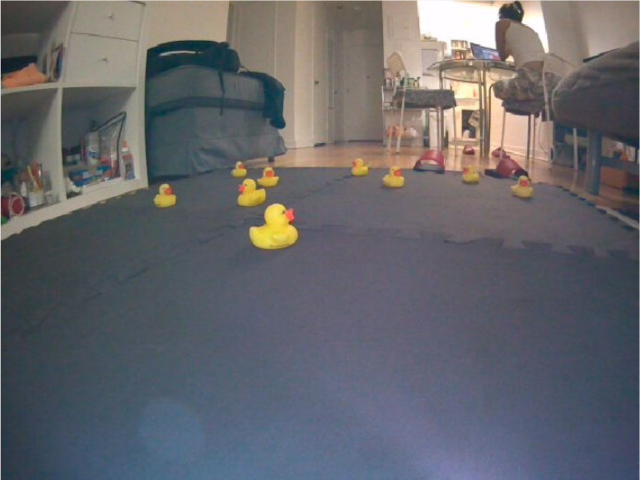
#> input picture braitenberg/samples/big-duck/ducks/duck1.png, 640 x 480 px
$ python -i visual_servoing_activity.py   (imports and definitions only)   (older library calls are emulated)
#> lines starting #> are read from the running program, lines starting #| are printed output that depends on the picture; after the words box and inside, x2 and y2 are one past the last pixel; in counts of white or black regions, pixels touching at a corner belong together
#> further down, picture is the input picture: shape (480, 640, 3); mean B, G, R 107, 101.6, 101.2
#!/usr/bin/env python
# coding: utf-8

# In[24]:


# The function written in this cell will actually be ran on your robot (sim or real).
# Put together the steps above and write your DeltaPhi function!
# DO NOT CHANGE THE NAME OF THIS FUNCTION, INPUTS OR OUTPUTS, OR THINGS WILL BREAK

import cv2
import numpy as np


def get_steer_matrix_left_lane_markings(shape):
    """
        Args:
            shape: The shape of the steer matrix (tuple of ints)
        Return:
            steer_matrix_left_lane: The steering (angular rate) matrix for Braitenberg-like control
                                    using the masked left lane markings (numpy.ndarray)
    """
    h, w = shape
    w_half = w // 2
    steer_matrix_left_lane = np.zeros(shape=shape, dtype="float32")
    ### Simulation ###
    # steer_matrix_left_lane[int(h * 5 / 8):, :w_half] = -0.0225
    ### Real robot ###
    steer_matrix_left_lane[int(h * 5 / 8):, :w_half] = -0.01

    return steer_matrix_left_lane


# In[25]:


# The function written in this cell will actually be ran on your robot (sim or real).
# Put together the steps above and write your DeltaPhi function!
# DO NOT CHANGE THE NAME OF THIS FUNCTION, INPUTS OR OUTPUTS, OR THINGS WILL BREAK


def get_steer_matrix_right_lane_markings(shape):
    """
        Args:
            shape: The shape of the steer matrix (tuple of ints)
        Return:
            steer_matrix_right_lane: The steering (angular rate) matrix for Braitenberg-like control
                                     using the masked right lane markings (numpy.ndarray)
    """
    h, w = shape
    w_half = w // 2
    steer_matrix_right_lane = np.zeros(shape=shape, dtype="float32")
    ### Simulation ###
    # steer_matrix_right_lane[int(h * 5 / 8):, w_half:] = 0.01
    ### Real robot ###
    steer_matrix_right_lane[int(h * 5 / 8):, w_half:] = 0.01

    return steer_matrix_right_lane


# In[26]:


# The function written in this cell will actually be ran on your robot (sim or real).
# Put together the steps above and write your DeltaPhi function!
# DO NOT CHANGE THE NAME OF THIS FUNCTION, INPUTS OR OUTPUTS, OR THINGS WILL BREAK

import cv2
import numpy as np


def detect_lane_markings(image):
    """
        Args:
            image: An image from the robot's camera in the BGR color space (numpy.ndarray)
        Return:
            left_masked_img:   Masked image for the dashed-yellow line (numpy.ndarray)
            right_masked_img:  Masked image for the solid-white line (numpy.ndarray)
    """

    h, w, _ = image.shape
#> h = 480; w = 640

    ####### Transforming image #######
    # OpenCV uses BGR by default, whereas matplotlib uses RGB, so we generate an RGB version for the sake of visualization
    imgrgb = cv2.cvtColor(image, cv2.COLOR_BGR2RGB)

    # Convert the image to HSV for any color-based filtering
    imghsv = cv2.cvtColor(image, cv2.COLOR_BGR2HSV)
#> imghsv: shape (480, 640, 3); mean H, S, V 86, 54, 116.3

    # Most of our operations will be performed on the grayscale version
    img = cv2.cvtColor(image, cv2.COLOR_BGR2GRAY)

    ####### Blurring and gradient #######
    sigma = 2.5

    # Smooth the image using a Gaussian kernel
    img_gaussian_filter = cv2.GaussianBlur(img,(0,0), sigma)
        # Convolve the image with the Sobel operator (filter) to compute the numerical derivatives in the x and y directions
    sobelx = cv2.Sobel(img_gaussian_filter,cv2.CV_64F,1,0)
    sobely = cv2.Sobel(img_gaussian_filter,cv2.CV_64F,0,1)
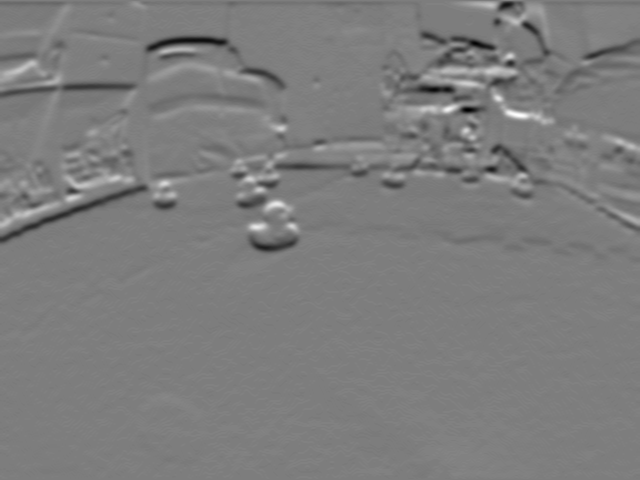
#> sobely: shape (480, 640) float64; min -164, max 168, mean -0.8; drawn with min black and max white

    # Compute the magnitude of the gradients
    Gmag = np.sqrt(sobelx*sobelx + sobely*sobely)

    # Compute the orientation of the gradients
    Gdir = cv2.phase(np.array(sobelx, np.float32), np.array(sobely, dtype=np.float32), angleInDegrees=True)
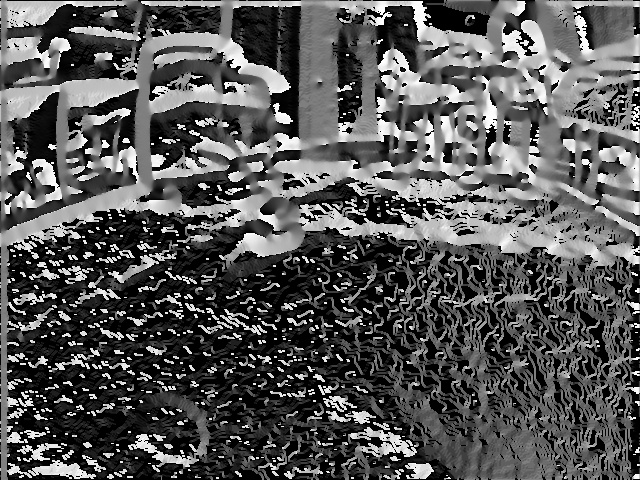
#> Gdir: shape (480, 640) float32; min 0, max 359.6, mean 123.1; drawn with min black and max white

    ####### Thresholding magnitude of gradient #######
    threshold = 50
    mask_mag = (Gmag > threshold)
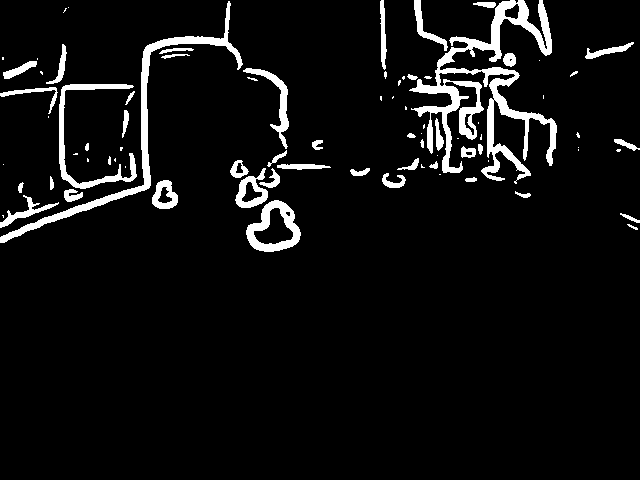
#> mask_mag: shape (480, 640) bool; 6.2% white; 82 white regions (35 under 20 px), largest, box (x1, y1, x2, y2) and area: (409, 0, 557, 184) 6749, (0, 1, 243, 243) 2883, (59, 84, 137, 189) 1378

    ####### Filtering white and yellow #####
    ### Real robot ###
    white_lower_hsv = np.array([0, 0, 80])  # np.array([0, 0, 120])
    white_upper_hsv = np.array([180, 75, 255]) # np.array([180, 50, 255])
    yellow_lower_hsv = np.array([12, 80, 100])
    yellow_upper_hsv = np.array([37, 255, 255])
    # [5 lines of commented-out code are left out]

    mask_white = cv2.inRange(imghsv, white_lower_hsv, white_upper_hsv)
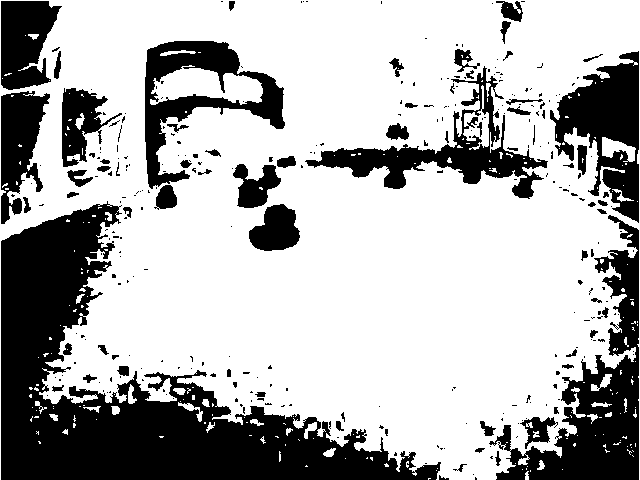
#> mask_white: shape (480, 640); 69.3% white; 311 black regions (240 under 20 px), largest, box (x1, y1, x2, y2) and area: (1, 201, 441, 480) 41896, (489, 215, 639, 480) 12543, (550, 51, 639, 223) 7479
    mask_yellow = cv2.inRange(imghsv, yellow_lower_hsv, yellow_upper_hsv)
#> mask_yellow: shape (480, 640); 2.2% white; 114 white regions (81 under 20 px), largest, box (x1, y1, x2, y2) and area: (249, 204, 300, 251) 1525, (322, 146, 411, 189) 1131, (233, 164, 281, 208) 1063

    ####### Edge based masking #######
    mask_left = np.ones(sobelx.shape)
    mask_left[:,int(np.floor(w/2)):w + 1] = 0
    mask_right = np.ones(sobelx.shape)
    mask_right[:,0:int(np.floor(w/2))] = 0

    ####### Masking gradient #######
    mask_sobelx_pos = (sobelx > 0)
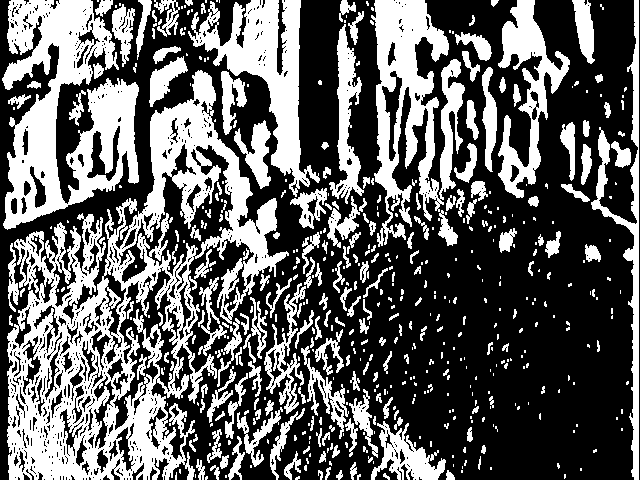
#> mask_sobelx_pos: shape (480, 640) bool; 38.1% white; 508 white regions (302 under 20 px), largest, box (x1, y1, x2, y2) and area: (7, 70, 289, 480) 37850, (2, 0, 139, 230) 16175, (371, 0, 465, 247) 10648
    mask_sobelx_neg = (sobelx < 0)
#> mask_sobelx_neg: shape (480, 640) bool; 33.4% white; 549 white regions (346 under 20 px), largest, box (x1, y1, x2, y2) and area: (412, 0, 638, 480) 54618, (1, 16, 284, 480) 13832, (299, 0, 343, 176) 6412
    mask_sobely_pos = (sobely > 0)
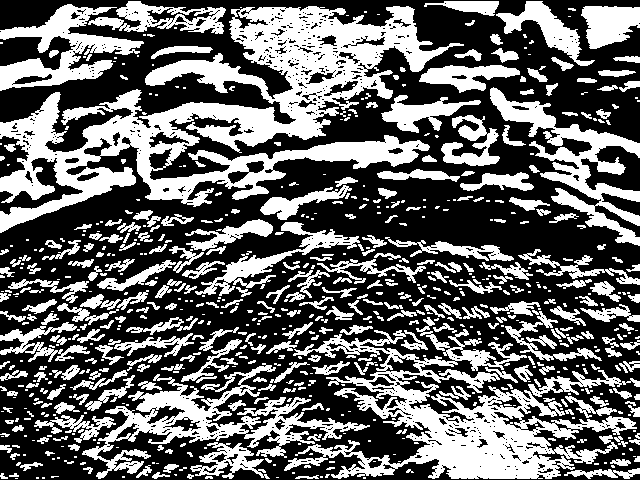
#> mask_sobely_pos: shape (480, 640) bool; 39.8% white; 684 white regions (349 under 20 px), largest, box (x1, y1, x2, y2) and area: (0, 6, 464, 233) 33589, (284, 317, 637, 479) 17531, (82, 363, 370, 479) 7533
    mask_sobely_neg = (sobely < 0)
#> mask_sobely_neg: shape (480, 640) bool; 29.9% white; 847 white regions (503 under 20 px), largest, box (x1, y1, x2, y2) and area: (0, 1, 640, 270) 51967, (138, 73, 271, 115) 2405, (0, 1, 127, 28) 1621

    ####### Final edge masking #######
    mask_left_edge = mask_left * mask_mag * mask_sobelx_neg * mask_sobely_neg * mask_yellow
#> mask_left_edge: shape (480, 640) float64; 0.19% white; 15 white regions (10 under 20 px), largest, box (x1, y1, x2, y2) and area: (267, 233, 300, 251) 245, (246, 194, 268, 208) 152, (266, 179, 280, 188) 67, (165, 199, 176, 207) 60, (240, 172, 248, 176) 24
    mask_right_edge = mask_right * mask_mag * mask_sobelx_pos * mask_sobely_neg * mask_white
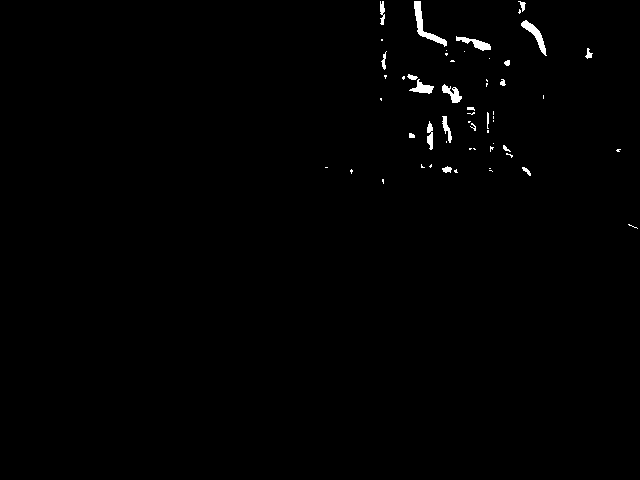
#> mask_right_edge: shape (480, 640) float64; 0.7% white; 56 white regions (35 under 20 px), largest, box (x1, y1, x2, y2) and area: (414, 1, 447, 47) 363, (521, 20, 547, 56) 265, (456, 36, 491, 51) 206

    return (mask_left_edge, mask_right_edge)

>>> import cv2
>>> picture = cv2.imread('../../../../../braitenberg/samples/big-duck/ducks/duck1.png')
>>> result = detect_lane_markings(picture)

$ run again, on braitenberg/samples/big-duck/ducks/duck3.png
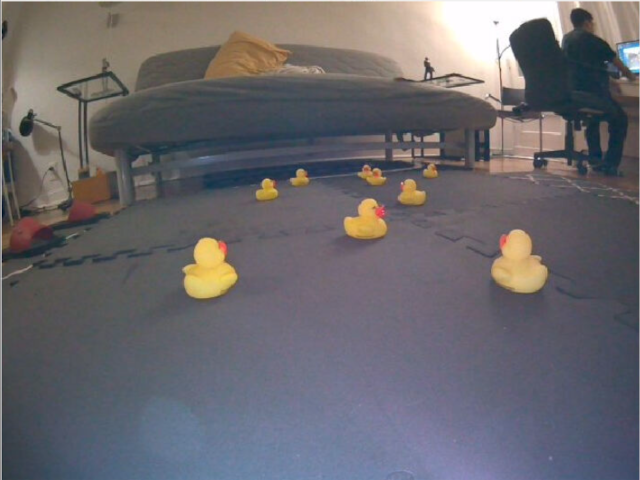
#> input picture braitenberg/samples/big-duck/ducks/duck3.png, 640 x 480 px
#> picture is the input picture: shape (480, 640, 3); mean B, G, R 109.1, 104, 106.5
#> imghsv: shape (480, 640, 3); mean H, S, V 90.6, 48, 118.7
#> in detect_lane_markings, `mask_mag = (Gmag > threshold)`:
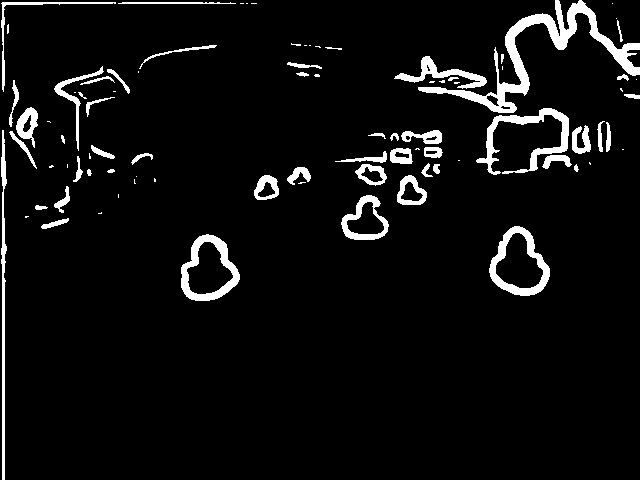
#> mask_mag: shape (480, 640) bool; 5.8% white; 87 white regions (35 under 20 px), largest, box (x1, y1, x2, y2) and area: (418, 0, 640, 113) 3932, (476, 108, 569, 175) 1537, (181, 234, 240, 301) 1342
#> mask_white: shape (480, 640); 77.2% white; 295 black regions (234 under 20 px), largest, box (x1, y1, x2, y2) and area: (2, 71, 394, 480) 20972, (498, 9, 640, 184) 12437, (91, 89, 462, 209) 11507
#> mask_yellow: shape (480, 640); 3.5% white; 35 white regions (20 under 20 px), largest, box (x1, y1, x2, y2) and area: (205, 31, 290, 80) 2647, (184, 238, 239, 300) 2338, (492, 231, 549, 294) 2313
#> mask_sobelx_pos: shape (480, 640) bool; 38.3% white; 544 white regions (324 under 20 px), largest, box (x1, y1, x2, y2) and area: (9, 231, 264, 480) 26242, (198, 0, 507, 247) 22648, (5, 0, 90, 249) 8242
#> mask_sobelx_neg: shape (480, 640) bool; 33.1% white; 631 white regions (378 under 20 px), largest, box (x1, y1, x2, y2) and area: (378, 0, 634, 480) 49753, (15, 28, 242, 257) 13974, (1, 0, 42, 480) 4087
#> mask_sobely_pos: shape (480, 640) bool; 39.6% white; 576 white regions (319 under 20 px), largest, box (x1, y1, x2, y2) and area: (56, 275, 640, 479) 31616, (0, 154, 538, 299) 21781, (0, 6, 388, 114) 13585
#> mask_sobely_neg: shape (480, 640) bool; 33.3% white; 734 white regions (453 under 20 px), largest, box (x1, y1, x2, y2) and area: (0, 1, 640, 257) 54190, (382, 158, 640, 223) 5044, (130, 145, 465, 192) 4712
#> mask_left_edge: shape (480, 640) float64; 0.13% white; 11 white regions (8 under 20 px), largest, box (x1, y1, x2, y2) and area: (203, 277, 239, 300) 274, (263, 192, 279, 200) 58, (220, 255, 228, 260) 23
#> in detect_lane_markings, `mask_right_edge = mask_right * mask_mag * mask_sobelx_pos * mask_sobel..`:
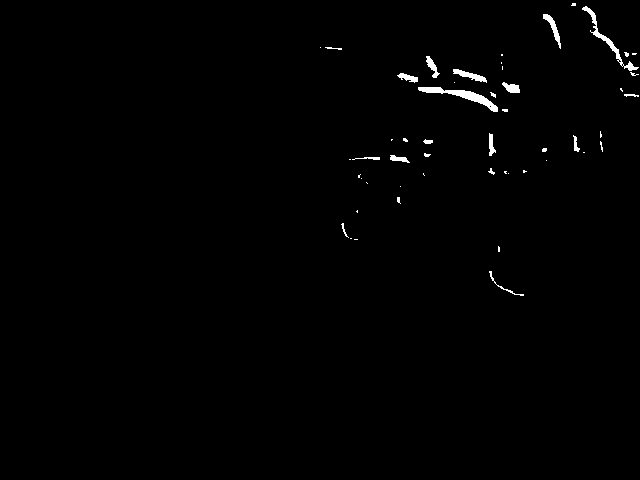
#> mask_right_edge: shape (480, 640) float64; 0.78% white; 51 white regions (34 under 20 px), largest, box (x1, y1, x2, y2) and area: (418, 87, 498, 112) 518, (582, 6, 639, 71) 378, (453, 69, 487, 83) 183
